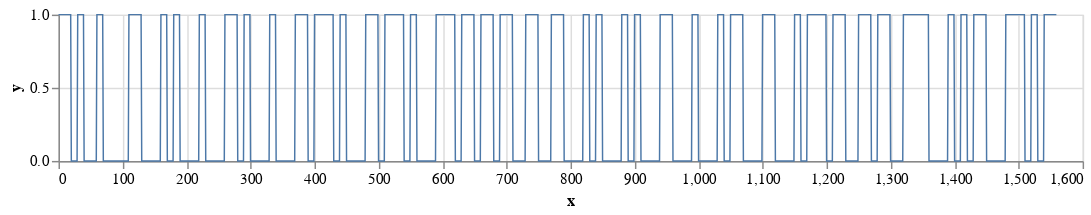

Notebook source saved alongside this figure:
### Code cell
avg = np.average(df['y'])
bits = df['y'].apply(lambda x: 1 if x >= avg else 0).reset_index(drop=True)

start = 0
while True:
    if bits.iloc[start] == 1:
        break
    start = start + 1
    
end = len(bits) - 1
while True:
    if bits.iloc[end] == 1:
        break
    end = end - 1
    
bits = bits.iloc[start:end+1].reset_index(drop=True)

df =pd.DataFrame({'x': np.arange(len(bits)), 'y': bits})
alt.Chart(df).mark_line().encode(
    x='x',
    y='y',
    size=alt.value(1)
).configure_view(
    width=700,
    height=100,
)

### Figure 1 — Vega-Lite specification as saved in the notebook (floating-point values rounded to 4 significant figures; data arrays with more than 128 entries replaced by an {"elided": "..."} marker saying what was removed)
{"$schema": "https://vega.github.io/schema/vega-lite/v2.6.0.json", "config": {"view": {"height": 100, "width": 700}}, "data": {"name": "data-7d4bce42fda5f1d3c45e730931688f62"}, "datasets": {"data-7d4bce42fda5f1d3c45e730931688f62": {"elided": "1560 records"}}, "encoding": {"size": {"value": 1}, "x": {"field": "x", "type": "quantitative"}, "y": {"field": "y", "type": "quantitative"}}, "mark": "line"}
